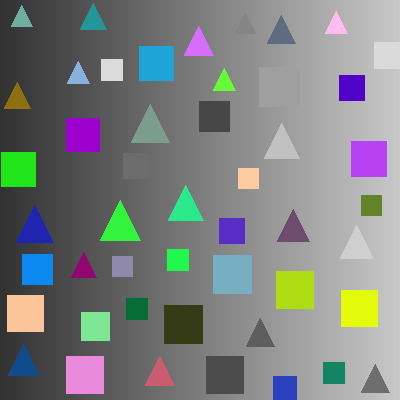
#> input picture images/edge_detect3.png, 400 x 400 px
$ python edge_detection2.py   (older library calls are emulated)
#> lines starting #> are read from the running program, lines starting #| are printed output that depends on the picture; after the words box and inside, x2 and y2 are one past the last pixel; in counts of white or black regions, pixels touching at a corner belong together
import cv2
import sys
import numpy as np

# Load the image in color
image = cv2.imread('images/edge_detect3.png')
#> image is the input picture: shape (400, 400, 3); mean B, G, R 127.6, 128.7, 124.4

# Check if the image is loaded properly
if image is None:
    print("Error: Image not found.")
    sys.exit()

# Convert to grayscale
# gray = cv2.cvtColor(image, cv2.COLOR_BGR2GRAY)

channels = cv2.split(image)  # Split into B, G, R channels
edges = [cv2.Canny(ch, 100, 200) for ch in channels]  # Apply Canny on each channel
#> edges = 3 items
canny_edges = cv2.bitwise_or(edges[0], edges[1])
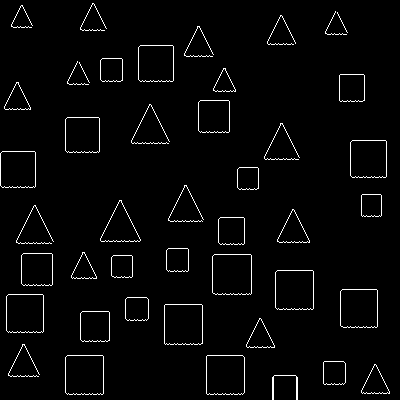
#> canny_edges: shape (400, 400); 2.8% white in thin lines or dots
canny_edges = cv2.bitwise_or(canny_edges, edges[2])  # Merge results
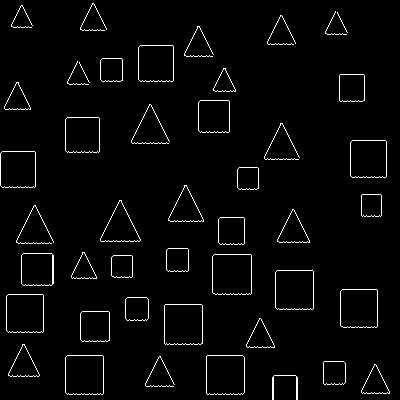
#> canny_edges: shape (400, 400); 2.8% white in thin lines or dots

#
# # Sobel Edge Detection
# sobel_x = cv2.Sobel(gray, cv2.CV_64F, 1, 0, ksize=3)
# sobel_y = cv2.Sobel(gray, cv2.CV_64F, 0, 1, ksize=3)
# sobel_edges = cv2.magnitude(sobel_x, sobel_y)
# sobel_edges = np.uint8(sobel_edges)
# sobel_image = image.copy()
# sobel_image[sobel_edges > 50] = [0, 0, 255]  # Red edges
#
# # Laplacian Edge Detection
# laplacian_edges = cv2.Laplacian(gray, cv2.CV_64F)
# laplacian_edges = np.uint8(np.abs(laplacian_edges))
# laplacian_image = image.copy()
# laplacian_image[laplacian_edges > 50] = [0, 0, 255]  # Red edges
#
# # Canny Edge Detection
# canny_edges = cv2.Canny(gray, 100, 200)
# canny_image = image.copy()
# canny_image[canny_edges > 0] = [0, 0, 255]  # Red edges

# Contour Detection
contour_image = image.copy()
contours, _ = cv2.findContours(canny_edges, cv2.RETR_EXTERNAL, cv2.CHAIN_APPROX_SIMPLE)
#> contours = 45 contours, 12 with area under 20; largest, box (x1, y1, x2, y2) and area: (212, 254, 252, 295) 1545, (164, 304, 203, 345) 1508, (206, 355, 245, 395) 1468, (65, 355, 104, 395) 1468, (275, 270, 314, 310) 1468
cv2.drawContours(contour_image, contours, -1, (0, 0, 255), 2)  # Draw contours in red
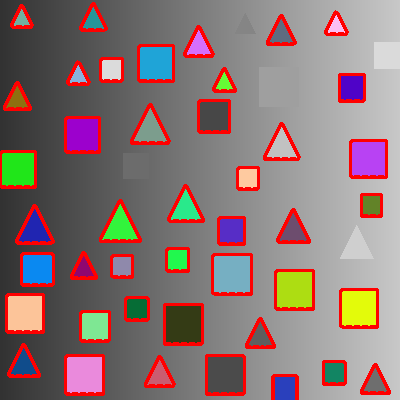
#> contour_image: shape (400, 400, 3); 9.7% of pixels changed, all inside (x1, y1, x2, y2) = (0, 2, 391, 400)

# [8 lines of commented-out code are left out]
cv2.imshow("Contour Detection", contour_image)

# Wait for key press and close windows
cv2.waitKey(0)
cv2.destroyAllWindows()
